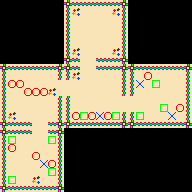

The image is a tile-based game level rendered from a .tmx file. Its description and complete source (layers, tilesets, objects, tile grids) follow:
An orthogonal 24x24 tile map with 8x8 px tiles, 2 tile layers (bg, walls) and 7 objects (5x Sign, Player, Exit).

<map version="1.2" tiledversion="1.2.4" orientation="orthogonal" renderorder="right-down" width="24" height="24" tilewidth="8" tileheight="8" infinite="0" nextlayerid="8" nextobjectid="27">
 <tileset firstgid="1" name="dungeon_set" tilewidth="8" tileheight="8" tilecount="40" columns="8">
  <image source="../sprites/dungeon_set.png" width="64" height="40" />
 </tileset>
 <objectgroup id="3" name="myobjects">
  <object id="1" name="Player" x="96" y="24" width="8" height="8">
   <properties>
    <property name="entry_conv" value="entryB" />
    <property name="goal" type="int" value="5" />
   </properties>
  </object>
  <object id="3" name="exitB" type="Exit" x="24" y="160" width="8" height="8">
   <properties>
    <property name="spr_name" value="portal" />
   </properties>
  </object>
  <object id="22" name="grace_artA" type="Sign" x="88" y="88" width="8" height="8">
   <properties>
    <property name="spr_name" value="easelA" />
   </properties>
  </object>
  <object id="23" name="grace_artB" type="Sign" x="152" y="112" width="8" height="8">
   <properties>
    <property name="spr_name" value="easelB" />
   </properties>
  </object>
  <object id="24" name="grace_artC" type="Sign" x="8" y="88" width="8" height="8">
   <properties>
    <property name="spr_name" value="photoB" />
   </properties>
  </object>
  <object id="25" name="grace_artD" type="Sign" x="168" y="80" width="8" height="8">
   <properties>
    <property name="spr_name" value="photoA" />
   </properties>
  </object>
  <object id="26" name="grace_artE" type="Sign" x="40" y="104" width="8" height="8">
   <properties>
    <property name="spr_name" value="sml_house" />
   </properties>
  </object>
 </objectgroup>
 <layer id="6" name="bg" width="24" height="24">
  <data encoding="csv">
0,0,0,0,0,0,0,0,16,16,16,16,16,16,16,16,0,0,0,0,0,0,0,0,
0,0,0,0,0,0,0,0,16,12,16,16,16,16,12,16,0,0,0,0,0,0,0,0,
0,0,0,0,0,0,0,0,16,16,16,16,16,16,16,16,0,0,0,0,0,0,0,0,
0,0,0,0,0,0,0,0,16,16,16,16,16,16,16,16,0,0,0,0,0,0,0,0,
0,0,0,0,0,0,0,0,16,16,16,16,16,16,16,16,0,0,0,0,0,0,0,0,
0,0,0,0,0,0,0,0,16,16,16,16,16,16,16,16,0,0,0,0,0,0,0,0,
0,0,0,0,0,0,0,0,16,12,16,16,16,16,12,16,0,0,0,0,0,0,0,0,
0,0,0,0,0,0,0,0,16,16,16,16,16,16,16,16,0,0,0,0,0,0,0,0,
16,16,16,16,10,10,16,16,16,16,16,16,16,16,16,16,16,16,16,16,16,16,16,16,
16,16,16,16,16,16,16,16,16,12,16,16,16,16,16,16,16,16,13,16,16,16,16,16,
16,13,13,16,16,16,16,16,16,16,16,16,16,16,16,16,16,14,16,15,16,16,16,16,
16,16,16,13,13,13,12,16,16,16,16,16,16,16,16,16,16,16,16,16,16,16,16,16,
16,16,16,16,16,16,16,16,16,16,16,16,16,16,16,16,16,16,16,16,16,16,16,16,
16,16,16,16,16,16,16,16,16,16,16,16,16,16,16,16,16,16,16,16,15,16,13,16,
16,12,16,16,16,16,16,16,16,13,15,13,14,13,15,16,16,15,16,16,16,14,16,16,
16,16,16,16,16,16,16,16,16,16,16,16,16,16,16,16,16,16,16,16,16,16,16,16,
16,16,16,16,16,16,16,16,0,0,0,0,0,0,0,0,0,0,0,0,0,0,0,0,
16,15,16,16,16,16,15,16,0,0,0,0,0,0,0,0,0,0,0,0,0,0,0,0,
16,13,16,16,16,16,16,16,0,0,0,0,0,0,0,0,0,0,0,0,0,0,0,0,
16,16,16,16,13,16,16,16,0,0,0,0,0,0,0,0,0,0,0,0,0,0,0,0,
16,16,16,16,16,14,13,16,0,0,0,0,0,0,0,0,0,0,0,0,0,0,0,0,
16,16,16,16,16,16,15,16,0,0,0,0,0,0,0,0,0,0,0,0,0,0,0,0,
16,15,16,16,12,16,16,16,0,0,0,0,0,0,0,0,0,0,0,0,0,0,0,0,
16,16,16,16,16,16,16,16,0,0,0,0,0,0,0,0,0,0,0,0,0,0,0,0
</data>
 </layer>
 <layer id="7" name="walls" width="24" height="24">
  <properties>
   <property name="collidable" type="bool" value="true" />
  </properties>
  <data encoding="csv">
0,0,0,0,0,0,0,0,9,10,10,10,10,10,10,9,0,0,0,0,0,0,0,0,
0,0,0,0,0,0,0,0,11,0,0,0,0,0,0,11,0,0,0,0,0,0,0,0,
0,0,0,0,0,0,0,0,11,0,0,0,0,0,0,11,0,0,0,0,0,0,0,0,
0,0,0,0,0,0,0,0,11,0,0,0,0,0,0,11,0,0,0,0,0,0,0,0,
0,0,0,0,0,0,0,0,11,0,0,0,0,0,0,11,0,0,0,0,0,0,0,0,
0,0,0,0,0,0,0,0,11,0,0,0,0,0,0,11,0,0,0,0,0,0,0,0,
0,0,0,0,0,0,0,0,11,0,0,0,0,0,0,11,0,0,0,0,0,0,0,0,
0,0,0,0,0,0,0,0,9,10,0,0,10,10,10,9,0,0,0,0,0,0,0,0,
9,10,10,10,0,0,10,9,9,10,0,0,10,10,10,9,9,10,10,10,10,10,10,9,
11,0,0,0,0,0,0,11,11,0,0,0,0,0,0,11,11,0,0,0,0,0,0,11,
11,0,0,0,0,0,0,0,0,0,0,0,0,0,0,11,11,0,0,0,0,0,0,11,
11,0,0,0,0,0,0,0,0,0,0,0,0,0,0,11,11,0,0,0,0,0,0,11,
11,0,0,0,0,0,0,11,11,0,0,0,0,0,0,0,0,0,0,0,0,0,0,11,
11,0,0,0,0,0,0,11,11,0,0,0,0,0,0,0,0,0,0,0,0,0,0,11,
11,0,0,0,0,0,0,11,11,0,0,0,0,0,0,11,11,0,0,0,0,0,0,11,
9,10,10,10,0,0,10,9,9,10,10,10,10,10,10,9,9,10,10,10,10,10,10,9,
9,10,10,10,0,0,10,9,0,0,0,0,0,0,0,0,0,0,0,0,0,0,0,0,
11,0,0,0,0,0,0,11,0,0,0,0,0,0,0,0,0,0,0,0,0,0,0,0,
11,0,0,0,0,0,0,11,0,0,0,0,0,0,0,0,0,0,0,0,0,0,0,0,
11,0,0,0,0,0,0,11,0,0,0,0,0,0,0,0,0,0,0,0,0,0,0,0,
11,0,0,0,0,0,0,11,0,0,0,0,0,0,0,0,0,0,0,0,0,0,0,0,
11,0,0,0,0,0,0,11,0,0,0,0,0,0,0,0,0,0,0,0,0,0,0,0,
11,0,0,0,0,0,0,11,0,0,0,0,0,0,0,0,0,0,0,0,0,0,0,0,
9,10,10,10,10,10,10,9,0,0,0,0,0,0,0,0,0,0,0,0,0,0,0,0
</data>
 </layer>
</map>
